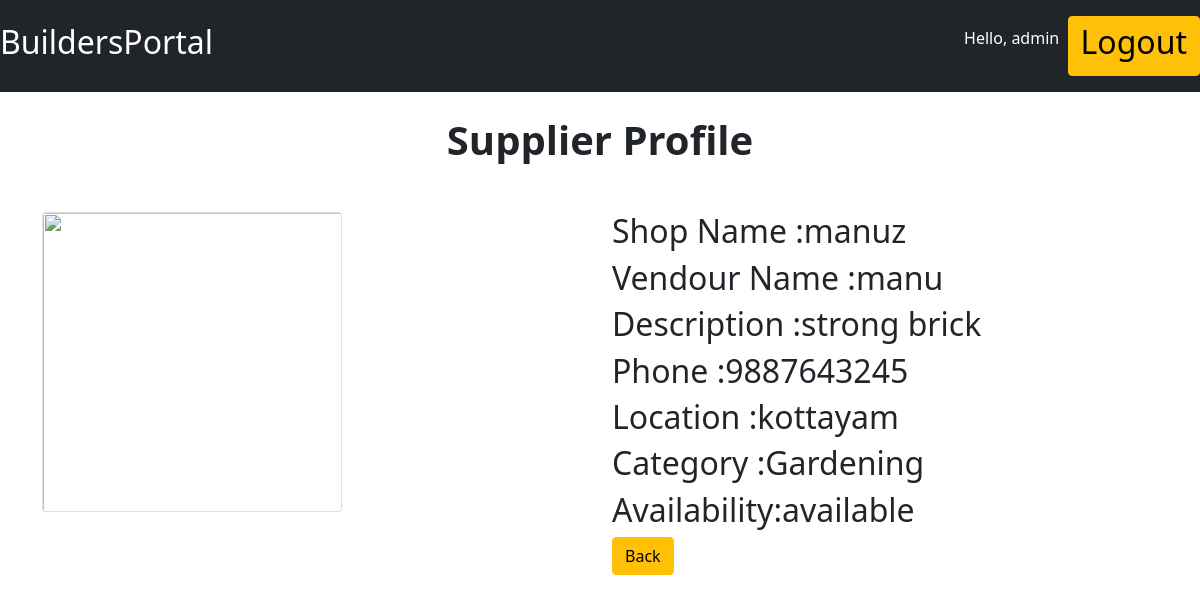
/register/home/1/ (signed in), run on the app's committed database.
### use/models.py (models this page shows)
class Supplier(models.Model):
        def __str__(self):
             return self.shopname
        def get_filename(instance,filename):
             old_name = filename
             current_time=datetime.now().strftime('%Y%m%d%H;%M:%S')
             filename="%s%s"%(current_time,old_name)
             return os.path.join('uploads/',filename)
        user = models.ForeignKey(User,on_delete=models.CASCADE,default=1)
        image = models.ImageField(upload_to=get_filename,null=True,blank=True)
        shopname = models.CharField(max_length=200)
        vendorname = models.CharField(max_length=200)
        phone     = models.CharField(max_length=200)
        description= models.CharField(max_length=2000)
        location=models.CharField(max_length=200)
        category=models.CharField(max_length=200)
        availability=models.CharField(max_length=200)

### use/views.py (the view)
# urls.py: path('register/home/<int:supplier_id>/',views.detailsupplier,name='detailsupplier'),
def detailsupplier(request,supplier_id):
    supplier = Supplier.objects.get(pk=supplier_id)
    context ={
        'supplier':supplier
    }
    print(context)
    return render(request,'use/supplier_detail.html',context)

### use/templates/use/supplier_detail.html (shortened to what this page needs)
<!DOCTYPE html>
<html lang="en">
<head>
  <link href="https://cdn.jsdelivr.net/npm/bootstrap@5.1.3/dist/css/bootstrap.min.css" rel="stylesheet">
</head>
    <body>
      <nav class="navbar navbar-dark bg-dark">
        <a href="/" class=" navbar-brand link-warning"><h2>BuildersPortal</h2></a>
        <div class="navbar">
            {% if user.is_authenticated %}
            <p class="navbar-text text-white">Hello,&nbsp{{ user.username }}</p>
            &nbsp&nbsp <a href="{% url 'logout' %}" class="btn btn-warning"><h2>Logout</h2></a>
          {% else %}
          <a href="use/login" class="btn btn-warning"><h2>Login</h2></a>
          {% endif %}
        </div>
    </nav>
    <div class="container">
        <div class="row">
          <div class="col-md-12">
            <p class="text-center h1 fw-bold mb-5 mx-1 mx-md-4 mt-4">Supplier Profile</p>
          </div>
            <div class="col-md-6">
                {% if supplier.image%}
                    <img class="card" height="300px" width = "300px" src="{{ supplier.image.url }}"/>
                  {% else %}
                     <img class="card" height="300px" width = "300px" src="https://icons.iconarchive.com/icons/blackvariant/button-ui-system-folders-drives/1024/Users-icon.png"/>
                  {% endif %}
            </div>
            <div class="col-md-6">
                <h2>Shop Name  :{{ supplier.shopname }}</h2>
                <h2>Vendour Name   :{{ supplier.vendorname }}</h2>
                <h2>Description :{{ supplier.description }}</h2>
                <h2>Phone       :{{ supplier.phone }}</h2>
                <h2>Location    :{{ supplier.location }}</h2>
                <h2>Category    :{{ supplier.category }}</h2>
                <h2>Availability:{{ supplier.availability }}</h2>
                <a href="{% url 'supplierhome' %}" class="btn btn-warning">Back</a>
            </div>
        </div>
    </div>
    </body>
</html>

### data on the page
Supplier: shopname "manuz", vendorname "manu", description "strong brick", phone "9887643245", location "kottayam", category "Gardening", availability "available"

### other printed values
{{ user.username }} "admin"
